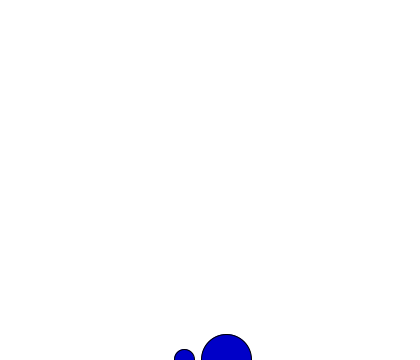
Frame 1 (no input)
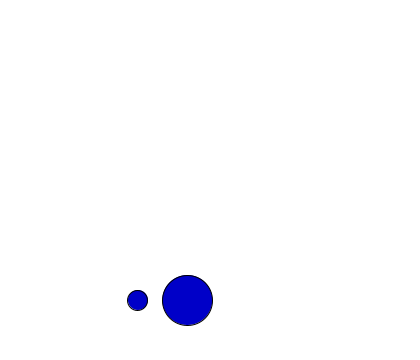
Frame 60 (the mouse pressed at the canvas centre just before this capture)
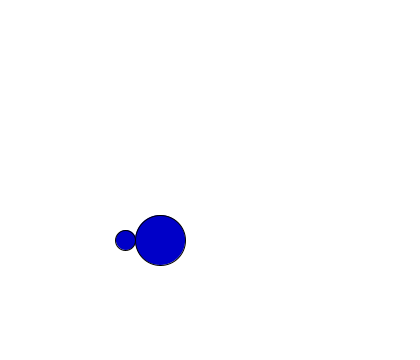
Frame 120 (the mouse held since frame 60 and released just before this capture)

The Processing sketch that drew these frames (run headless with seeded random() and noise(); from frame 60 on, the mouse is pressed at the canvas centre):

// Processing sketch: two_objects_class
// ── two_objects_class.pde
Bubble b1,b2;

void setup()
{
  size(420,360);
  b1 = new Bubble(50);
  b2 = new Bubble(20); 
}

void draw()
{
  background(255);
  b1.ascend();
  b1.display();
  b1.top();
  b2.ascend();
  b2.display();
  b2.top();
}
// ── Bubble.pde
class Bubble
{
  float x,y,r,speed;          
  Bubble(int rad)                  //Contructor.
  {
    x = random(width/2-50,width/2+50);
    y = height;
    r=rad;
    speed = 1;
  }
  
  void display()
  {
    fill(0,0,200);
    ellipse(x,y,r,r);
  }
  void ascend()
  {
    x = x + random(-3,2);
    y = y-speed;
  }
  void top()
  {
    if(y<=0)
    {
      speed=0;
    }
  }
}
